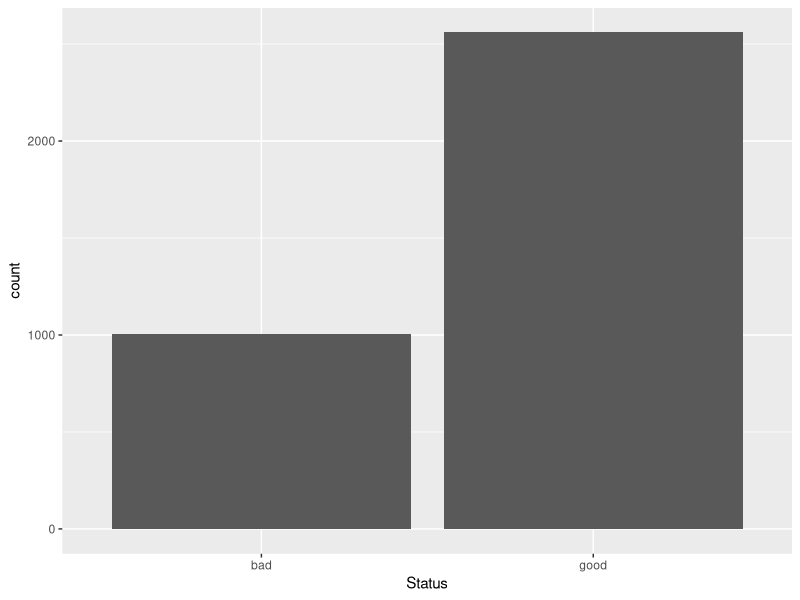
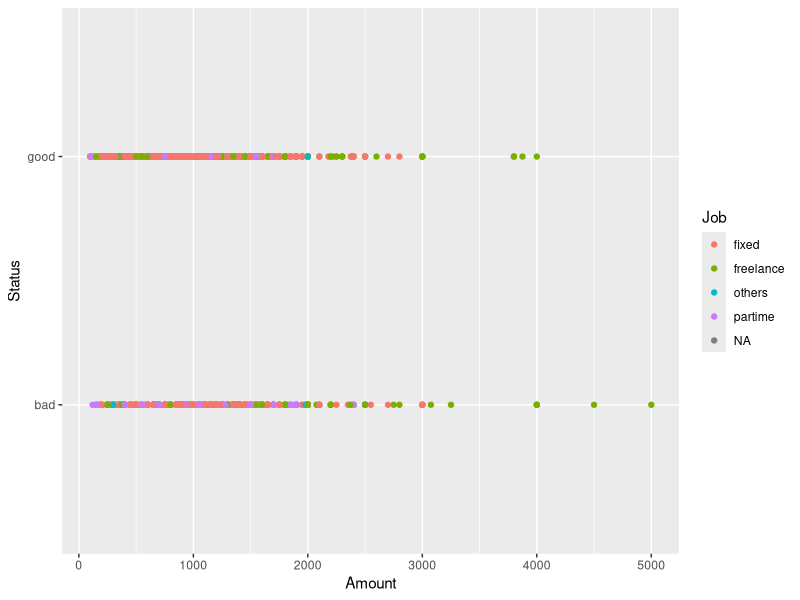
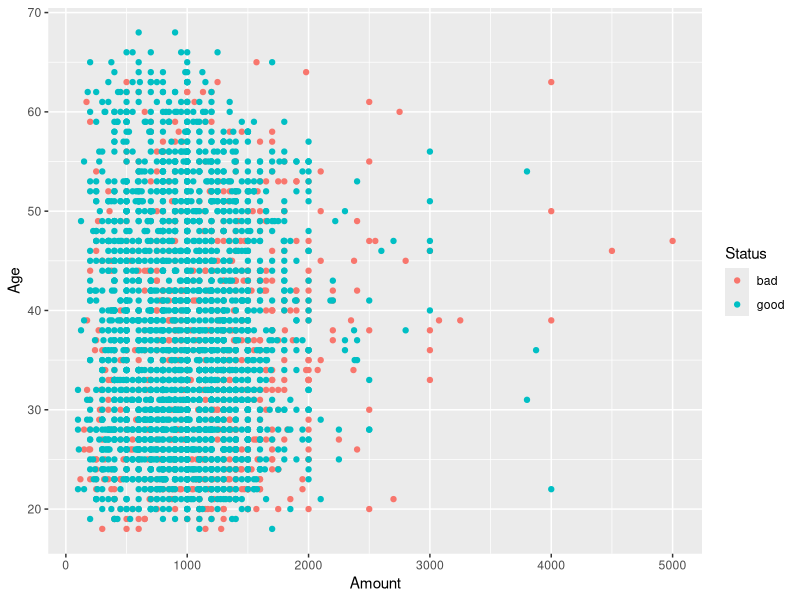

Write R code to recreate these figures, in order.
# Getting Data ####

data(credit_data, package='modeldata')
head(credit_data)

credit <- credit_data |> tibble::as_tibble()
credit

R.version

library(dplyr)

# make pretend data so we can simulate scoring a new person
fake_new <- credit |> slice_sample(n=10) |> select(-Status)
fake_new

# Train/Test ####

library(rsample)
credit_split <- initial_split(credit, prop=0.8, strata='Status')
credit_split

train <- training(credit_split)
test <- testing(credit_split)

train

# EDA ####

library(ggplot2)
ggplot(train, aes(x=Status)) + geom_bar()

# need to balance good/bad

ggplot(train, aes(x=Amount, y=Status, color=Job)) + geom_point()

ggplot(train, aes(x=Amount, y=Age, color=Status)) + geom_point()

# Choose Our First Model ####

# penalized regression
# boost tree

# Preprocessing ####

library(recipes)

# outcome: response, label, target, dependent variable (crappy term), y
# input: predictor, covariate, feature, x

train |> count(Home)

train |>
    summarize(across(where(is.factor), ~sum(is.na(.x))))

recipe(Status ~ ., data=train) |>
    themis::step_downsample(Status) |>
    step_nzv(all_predictors()) |>
    # step_impute_knn(Income) |>
    # step_normalize(all_numeric_predictors()) |>
    step_factor2string(Home, Job, Marital) |>
    step_mutate(Home=if_else(is.na(Home), 'Missing', Home)) |>
    step_mutate(Job=if_else(is.na(Job), 'Missing', Job)) |>
    step_mutate(Marital=if_else(is.na(Marital), 'Missing', Marital)) |>
    step_string2factor(Home, Job, Marital) |>
    # step_other(Home, other='misc') |>
    step_other(all_nominal_predictors(), other='misc') |>
    # step_dummy(Home, keep_original_cols=FALSE, one_hot=TRUE) |>
    # step_dummy(Job, one_hot=TRUE) |>
    step_novel(all_nominal_predictors(), new_level='unseen') |>
    step_dummy(all_nominal_predictors(), one_hot=TRUE) |>
    prep() |>
    bake(new_data=NULL)


rec1 <- recipe(Status ~ ., data=train) |>
    themis::step_downsample(Status) |>
    step_nzv(all_predictors()) |>
    step_factor2string(Home, Job, Marital) |>
    step_mutate(Home=if_else(is.na(Home), 'Missing', Home)) |>
    step_mutate(Job=if_else(is.na(Job), 'Missing', Job)) |>
    step_mutate(Marital=if_else(is.na(Marital), 'Missing', Marital)) |>
    step_string2factor(Home, Job, Marital) |>
    step_other(all_nominal_predictors(), other='misc') |>
    step_novel(all_nominal_predictors(), new_level='unseen') |>
    step_dummy(all_nominal_predictors(), one_hot=TRUE)
rec1
